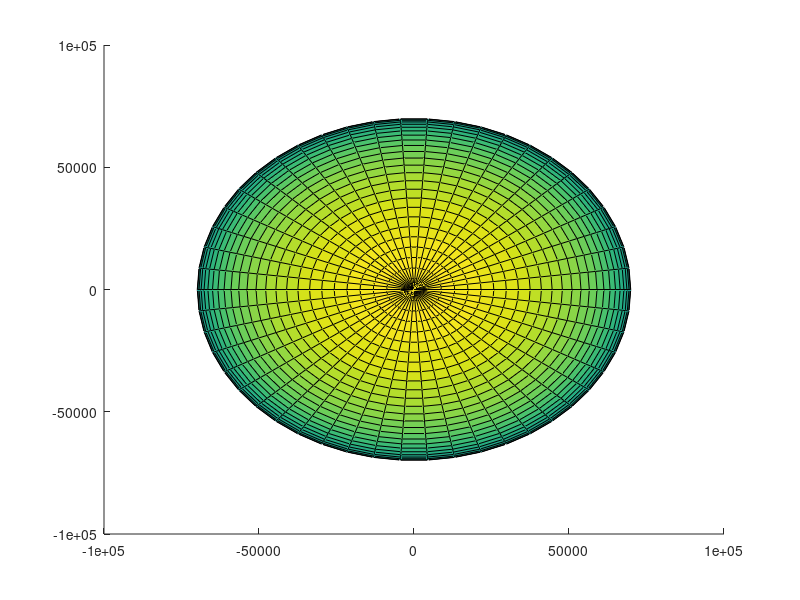

The MATLAB source for this figure: (Note: this script raises an error after producing the figure.)
function s = jupiterPlot

% Generates a plot of Jupiter and returns it's graphic handler
%
% s = earthPlot
%
% Output arguments:
% ---------------------------------------------------------------------
% s             [1x1]   Earth - obj                [surface/-]

% Earth settings
[x1,y1,z1] = sphere(50);
mult=69911;                     % Earth radius
s = surface(x1*mult,y1*mult,z1*mult);

load topo 
s.FaceColor = 'texturemap';
s.CData = topo;
s.EdgeColor = 'none';          % remove edges
s.FaceLighting = 'gouraud';    % lighting for specific surfaces
s.SpecularStrength = 0.4;      % reflected light
axis equal

% image_file = 'https://svs.gsfc.nasa.gov/vis/a000000/a003600/a003615/flat_earth03.jpg';
image_file = "flat_jupiter.jpg";
cdata = imread(image_file);
cdata=cdata([end:-1:1],:,:);
set(s, 'FaceColor', 'texturemap', 'CData', cdata, 'EdgeColor', 'none');

hold on
axis equal, grid on

end

% Earth’s flat image used for 3d representations and animations was downloaded from Nasa website
% (https://svs.gsfc.nasa.gov/3615) as there's no restrictions under 
% "Still Images, Audio Recordings, Video, and Related Computer Files for Non-Commercial Use" 
% (https://www.nasa.gov/multimedia/guidelines/index.html) for our use. 
% We do not own this image: NASA/Goddard Space Flight Center Scientific Visualization Studio 
% The Blue Marble Next Generation data is courtesy of Reto Stockli (NASA/GSFC) 
% and NASA's Earth Observatory.